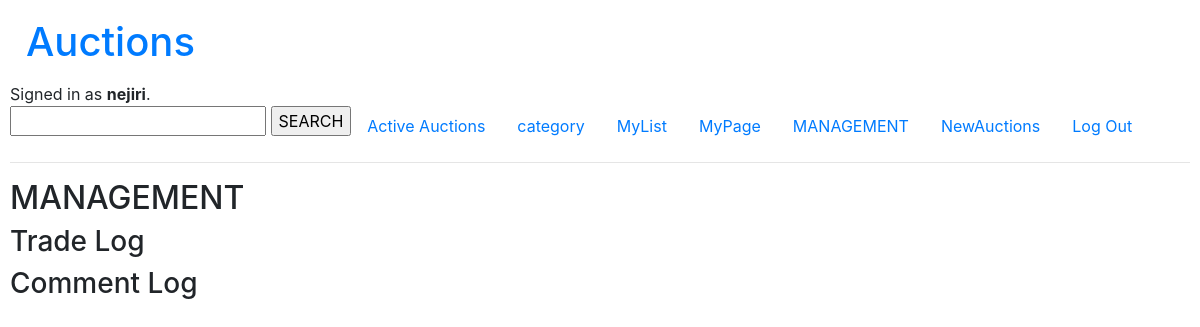
Page /management/ (signed in) on the earlier database version.
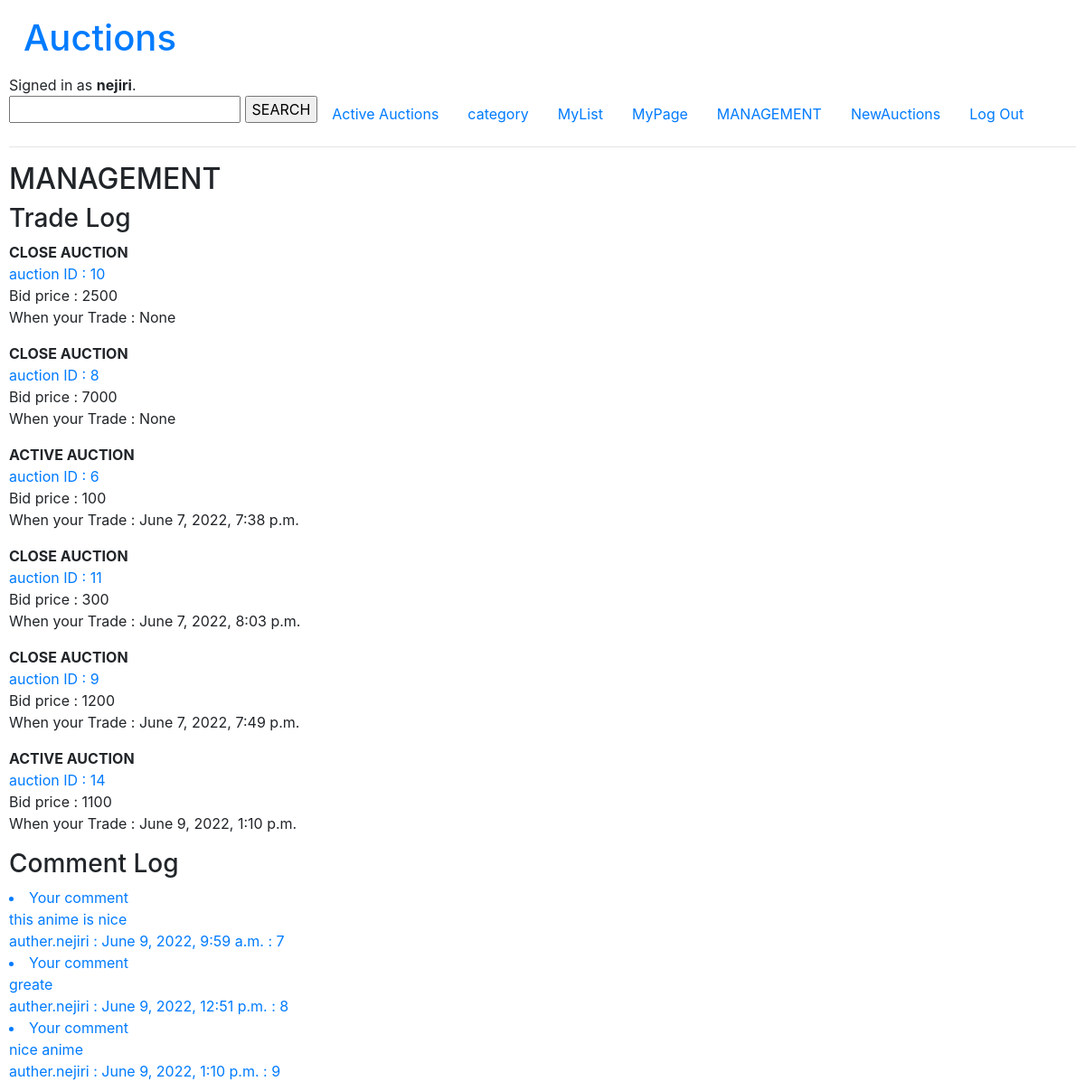
Same page on the later database version.
### auctions/models.py (models this page shows, shortened)
class User(AbstractUser):
    username = models.CharField(max_length=20,unique=True)
    password = models.CharField(max_length=20)
    email = models.EmailField()
    mylist = models.IntegerField(null=True)

class trade(models.Model):
    trade_auction_ID = models.IntegerField(unique=True,null=True)
    trade_price = models.IntegerField(validators=[validators.MinValueValidator(0)])
    trade_daytime = models.DateTimeField(null=True)
    trade_bidder = models.CharField(max_length=20,null=True)
    trade_validity = models.BooleanField(default=True,)#購買履歴表示用

class coment(models.Model):
    coment_daytime = models.DateTimeField(null=True)
    coment_content = models.TextField()
    coment_user = models.CharField(max_length=20,null=True)
    coment_auction_ID=models.IntegerField(null=True)

### auctions/views.py (the view)
# urls.py: path("management/",views.management,name="management"),
def management(request):#自分が行った投稿、コメントの履歴が見れる
    trade_log = trade.objects.filter(trade_bidder = request.user.username)
    for log in trade_log:
        entry = auctions.objects.get(id = log.trade_auction_ID)
        limit = util.limittime(entry)
        if int(limit.total_seconds()) < 0 :
            log.auction_validity = False
            log.trade_validity = False
    comment_log = coment.objects.filter(coment_user = request.user.username)
    return render(request, "auctions/management.html",{
            "trades" : trade_log,
            "comment" : comment_log
    })

### auctions/util.py (called while the page is built)
def limittime (limit):
    daytime = limit.auction_daytime.replace(microsecond = 0)
    Limit = limit.auction_limittime
    nowtime = timezone.now().replace(microsecond = 0)
    durations = []
    if Limit == "1":
        durations = (daytime + datetime.timedelta(hours=3)) - nowtime
    elif Limit == "2":
        durations = (daytime + datetime.timedelta(hours=12)) - nowtime
    elif Limit == "3" :
        durations = (daytime + datetime.timedelta(days=1)) - nowtime
    elif Limit == "4":
        durations = (daytime + datetime.timedelta(days=3)) - nowtime
    else:
        durations = "NULL"
    return durations

### auctions/templates/auctions/management.html (shortened to what this page needs)
{% extends "auctions/layout.html" %}
{% block body %}
    <h2>MANAGEMENT</h2>
    <h3>Trade Log</h3>
    {% for trade in trades%}
    {%if trade.trade_validity != True %}
    <div><strong>CLOSE AUCTION</strong></div>
    {% else %}
    <div><strong>ACTIVE AUCTION</strong></div>
    {% endif %}
    <a href="{% url 'item' trade.trade_auction_ID %}">
        <div>auction ID : {{trade.trade_auction_ID}}</div>
    </a>
        <div>Bid price : {{trade.trade_price}}</div>
        <div>When your Trade : {{trade.trade_daytime}}</div>
    {% endfor %}
    <h3>Comment Log</h3>
    {%for com in comment %}
    <a href="{% url 'item' com.coment_auction_ID %}">
    <li> Your comment
    <div> {{com.coment_content}}</div>
    <div>auther.{{com.coment_user}} : {{com.coment_daytime}} : {{com.id}}</div></li></a>
    {% endfor %}
{% endblock %}

### auctions/templates/auctions/layout.html (shortened to what this page needs)
{% load static %}
<!DOCTYPE html>
<html lang="en">
    <head>
        <link rel="stylesheet" href="https://stackpath.bootstrapcdn.com/bootstrap/4.4.1/css/bootstrap.min.css">
        <link href="{% static 'auctions/styles.css' %}" rel="stylesheet">
    </head>
    <body>
        <h1><a class="nav-link" href="{% url 'all_view' %}">Auctions</a></h1>
        <div>
            {% if user.is_authenticated %}
                Signed in as <strong>{{ user.username }}</strong>.
            {% else %}
                Not signed in.
            {% endif %}
        </div>
        <ul class="nav">
            <form action="{% url 'search' %}" method="POST">
                <input type="text" name="searchword">
                <input type="submit" value="SEARCH">
            </form>
            <li class="nav-item">
                <a class="nav-link" href="{% url 'index' %}">Active Auctions</a>
            </li>
            <li class="nav-item">
                <a class="nav-link" href="{% url 'category' %}">category</a>
            </li>
            {% if user.is_authenticated %}
                <li class ="nav-item">
                    <a class="nav-link" href="{% url 'mylist' %}">MyList</a>
                </li>
                <li class="nav-item">
                    <a class="nav-link" href="{% url 'mypage' %}">MyPage</a>
                </li>
                <li class="nav-item">
                    <a class="nav-link" href="{% url 'management' %}">MANAGEMENT</a>
                </li>
                <li class="nav-item">
                    <a class="nav-link" href="{% url 'newauctions' %}">NewAuctions</a>
                </li>
                <li class="nav-item">
                    <a class="nav-link" href="{% url 'logout' %}">Log Out</a>
                </li>
            {% endif %}
        </ul>
        <hr>
        {% block body %}
        {% endblock %}
    </body>
</html>

### auctions/static/auctions/styles.css (style rules this page uses)
body { padding: 10px; }

Differences in the rows shown:
added trade: trade_validity "CLOSE AUCTION", trade_auction_ID "10", trade_price "2500", trade_daytime "None"
added trade: trade_validity "CLOSE AUCTION", trade_auction_ID "8", trade_price "7000", trade_daytime "None"
added trade: trade_validity "ACTIVE AUCTION", trade_auction_ID "6", trade_price "100", trade_daytime "June 7, 2022, 7:38 p.m."
added trade: trade_validity "CLOSE AUCTION", trade_auction_ID "11", trade_price "300", trade_daytime "June 7, 2022, 8:03 p.m."
added trade: trade_validity "CLOSE AUCTION", trade_auction_ID "9", trade_price "1200", trade_daytime "June 7, 2022, 7:49 p.m."
added trade: trade_validity "ACTIVE AUCTION", trade_auction_ID "14", trade_price "1100", trade_daytime "June 9, 2022, 1:10 p.m."
added coment: coment_content "this anime is nice", coment_user "nejiri", coment_daytime "June 9, 2022, 9:59 a.m.", id "7"
added coment: coment_content "greate", coment_user "nejiri", coment_daytime "June 9, 2022, 12:51 p.m.", id "8"
added coment: coment_content "nice anime", coment_user "nejiri", coment_daytime "June 9, 2022, 1:10 p.m.", id "9"
